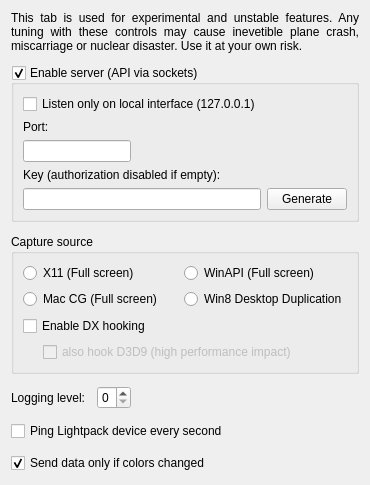
      <widget class="QWidget" name="tabExperimental">
       <property name="sizePolicy">
        <sizepolicy hsizetype="Fixed" vsizetype="Preferred">
         <horstretch>0</horstretch>
         <verstretch>0</verstretch>
        </sizepolicy>
       </property>
       <attribute name="title">
        <string>Experimental</string>
       </attribute>
       <layout class="QVBoxLayout" name="verticalLayout_3" stretch="0,0,0,0,0,0,0">
        <property name="spacing">
         <number>12</number>
        </property>
        <item>
         <widget class="QLabel" name="label_DevTabWarning">
          <property name="text">
           <string>&lt;html&gt;&lt;head/&gt;&lt;body&gt;&lt;p&gt;This tab is used for experimental and unstable features. Any tuning with these controls may cause inevetible plane crash, miscarriage or nuclear disaster. Use it at your own risk.&lt;/p&gt;&lt;/body&gt;&lt;/html&gt;</string>
          </property>
          <property name="scaledContents">
           <bool>false</bool>
          </property>
          <property name="alignment">
           <set>Qt::AlignJustify|Qt::AlignVCenter</set>
          </property>
          <property name="wordWrap">
           <bool>true</bool>
          </property>
         </widget>
        </item>
        <item>
         <widget class="QGroupBox" name="groupBox_Api">
          <property name="sizePolicy">
           <sizepolicy hsizetype="Preferred" vsizetype="Fixed">
            <horstretch>0</horstretch>
            <verstretch>0</verstretch>
           </sizepolicy>
          </property>
          <property name="styleSheet">
           <string notr="true"/>
          </property>
          <property name="title">
           <string>Enable server (API via sockets)</string>
          </property>
          <property name="checkable">
           <bool>true</bool>
          </property>
          <property name="checked">
           <bool>true</bool>
          </property>
          <layout class="QGridLayout" name="gridLayout_3">
           <item row="0" column="0">
            <widget class="QCheckBox" name="checkBox_listenOnlyOnLoInterface">
             <property name="text">
              <string>Listen only on local interface (127.0.0.1)</string>
             </property>
            </widget>
           </item>
           <item row="2" column="0">
            <widget class="QLineEdit" name="lineEdit_ApiPort">
             <property name="sizePolicy">
              <sizepolicy hsizetype="Fixed" vsizetype="Fixed">
               <horstretch>0</horstretch>
               <verstretch>0</verstretch>
              </sizepolicy>
             </property>
            </widget>
           </item>
           <item row="1" column="0">
            <widget class="QLabel" name="label_ApiPort">
             <property name="styleSheet">
              <string notr="true">margin-top: .1em</string>
             </property>
             <property name="text">
              <string>Port:</string>
             </property>
             <property name="buddy">
              <cstring>lineEdit_ApiPort</cstring>
             </property>
            </widget>
           </item>
           <item row="5" column="2">
            <widget class="QPushButton" name="pushButton_GenerateNewApiKey">
             <property name="text">
              <string>Generate</string>
             </property>
            </widget>
           </item>
           <item row="5" column="0">
            <widget class="QLineEdit" name="lineEdit_ApiKey">
             <property name="minimumSize">
              <size>
               <width>0</width>
               <height>20</height>
              </size>
             </property>
             <property name="baseSize">
              <size>
               <width>0</width>
               <height>20</height>
              </size>
             </property>
             <property name="toolTip">
              <string>Copy and paste this key into the application using the API, for authorization on the server</string>
             </property>
             <property name="styleSheet">
              <string notr="true"/>
             </property>
             <property name="maxLength">
              <number>40</number>
             </property>
             <property name="readOnly">
              <bool>false</bool>
             </property>
            </widget>
           </item>
           <item row="4" column="0">
            <widget class="QLabel" name="label_ApiKey">
             <property name="styleSheet">
              <string notr="true">margin-top:0</string>
             </property>
             <property name="text">
              <string>Key (authorization disabled if empty):</string>
             </property>
             <property name="buddy">
              <cstring>lineEdit_ApiKey</cstring>
             </property>
            </widget>
           </item>
          </layout>
         </widget>
        </item>
        <item>
         <widget class="QGroupBox" name="groupBox">
          <property name="sizePolicy">
           <sizepolicy hsizetype="MinimumExpanding" vsizetype="MinimumExpanding">
            <horstretch>0</horstretch>
            <verstretch>0</verstretch>
           </sizepolicy>
          </property>
          <property name="title">
           <string>Capture source</string>
          </property>
          <layout class="QVBoxLayout" name="verticalLayout_11">
           <item>
            <layout class="QHBoxLayout" name="horizontalLayout_6">
             <item>
              <layout class="QVBoxLayout" name="verticalLayout_9">
               <item>
                <widget class="QRadioButton" name="radioButton_GrabX11">
                 <property name="text">
                  <string notr="true">X11 (Full screen)</string>
                 </property>
                </widget>
               </item>
               <item>
                <widget class="QRadioButton" name="radioButton_GrabMacCoreGraphics">
                 <property name="text">
                  <string notr="true">Mac CG (Full screen)</string>
                 </property>
                </widget>
               </item>
               <item>
                <spacer name="verticalSpacer_6">
                 <property name="orientation">
                  <enum>Qt::Vertical</enum>
                 </property>
                 <property name="sizeHint" stdset="0">
                  <size>
                   <width>20</width>
                   <height>1</height>
                  </size>
                 </property>
                </spacer>
               </item>
              </layout>
             </item>
             <item>
              <layout class="QVBoxLayout" name="verticalLayout_10">
               <item>
                <widget class="QRadioButton" name="radioButton_GrabWinAPI">
                 <property name="text">
                  <string notr="true">WinAPI (Full screen)</string>
                 </property>
                </widget>
               </item>
               <item>
                <widget class="QRadioButton" name="radioButton_GrabDDupl">
                 <property name="text">
                  <string>Win8 Desktop Duplication</string>
                 </property>
                </widget>
               </item>
               <item>
                <spacer name="verticalSpacer">
                 <property name="orientation">
                  <enum>Qt::Vertical</enum>
                 </property>
                 <property name="sizeHint" stdset="0">
                  <size>
                   <width>20</width>
                   <height>1</height>
                  </size>
                 </property>
                </spacer>
               </item>
              </layout>
             </item>
            </layout>
           </item>
           <item>
            <widget class="QCheckBox" name="checkBox_EnableDx1011Capture">
             <property name="text">
              <string>Enable DX hooking</string>
             </property>
             <property name="icon">
              <iconset resource="../res/LightpackResources.qrc">
               <normaloff>:/icons/uac-shield.png</normaloff>:/icons/uac-shield.png</iconset>
             </property>
            </widget>
           </item>
           <item>
            <layout class="QHBoxLayout" name="horizontalLayout_9">
             <item>
              <spacer name="horizontalSpacer_4">
               <property name="orientation">
                <enum>Qt::Horizontal</enum>
               </property>
               <property name="sizeType">
                <enum>QSizePolicy::Fixed</enum>
               </property>
               <property name="sizeHint" stdset="0">
                <size>
                 <width>20</width>
                 <height>0</height>
                </size>
               </property>
              </spacer>
             </item>
             <item>
              <widget class="QCheckBox" name="checkBox_EnableDx9Capture">
               <property name="enabled">
                <bool>false</bool>
               </property>
               <property name="text">
                <string>also hook D3D9 (high performance impact)</string>
               </property>
              </widget>
             </item>
            </layout>
           </item>
          </layout>
         </widget>
        </item>
        <item>
         <layout class="QHBoxLayout" name="horizontalLayout_5">
          <item>
           <widget class="QLabel" name="label_LoggingLevel">
            <property name="text">
             <string>Logging level:</string>
            </property>
            <property name="buddy">
             <cstring>spinBox_LoggingLevel</cstring>
            </property>
           </widget>
          </item>
          <item>
           <widget class="QSpinBox" name="spinBox_LoggingLevel">
            <property name="maximum">
             <number>3</number>
            </property>
           </widget>
          </item>
          <item>
           <spacer name="horizontalSpacer_2">
            <property name="orientation">
             <enum>Qt::Horizontal</enum>
            </property>
            <property name="sizeHint" stdset="0">
             <size>
              <width>40</width>
              <height>20</height>
             </size>
            </property>
           </spacer>
          </item>
         </layout>
        </item>
        <item>
         <widget class="QCheckBox" name="checkBox_PingDeviceEverySecond">
          <property name="text">
           <string>Ping Lightpack device every second</string>
          </property>
         </widget>
        </item>
        <item>
         <widget class="QCheckBox" name="checkBox_SendDataOnlyIfColorsChanges">
          <property name="text">
           <string>Send data only if colors changed</string>
          </property>
          <property name="checked">
           <bool>true</bool>
          </property>
         </widget>
        </item>
        <item>
         <spacer name="verticalSpacer_4">
          <property name="orientation">
           <enum>Qt::Vertical</enum>
          </property>
          <property name="sizeType">
           <enum>QSizePolicy::Expanding</enum>
          </property>
          <property name="sizeHint" stdset="0">
           <size>
            <width>20</width>
            <height>1</height>
           </size>
          </property>
         </spacer>
        </item>
       </layout>
      </widget>
